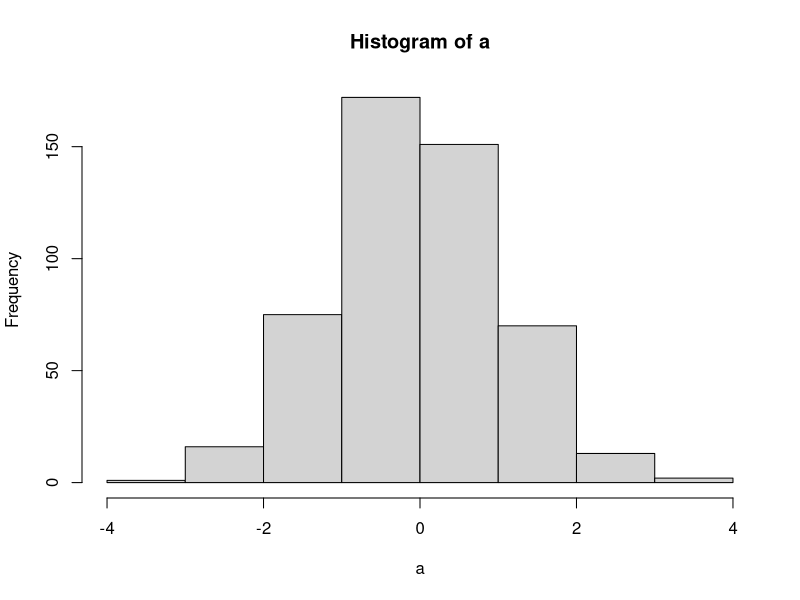
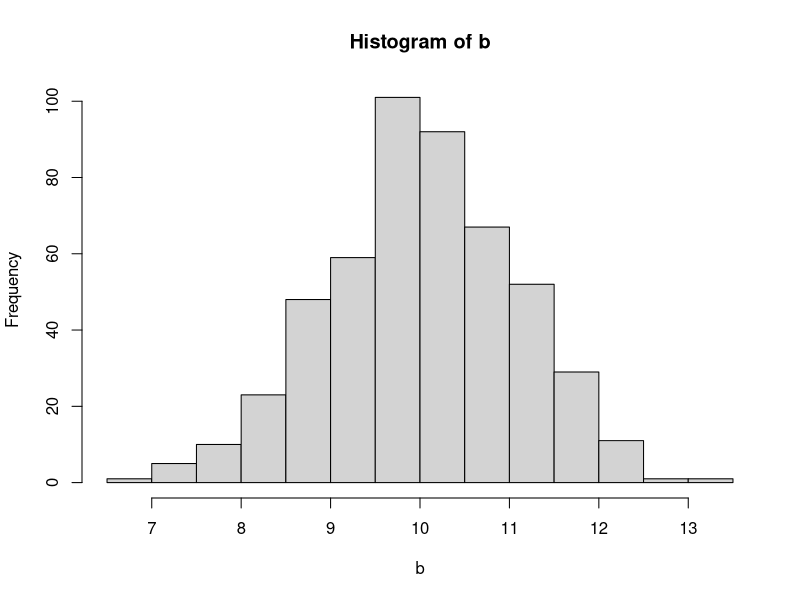
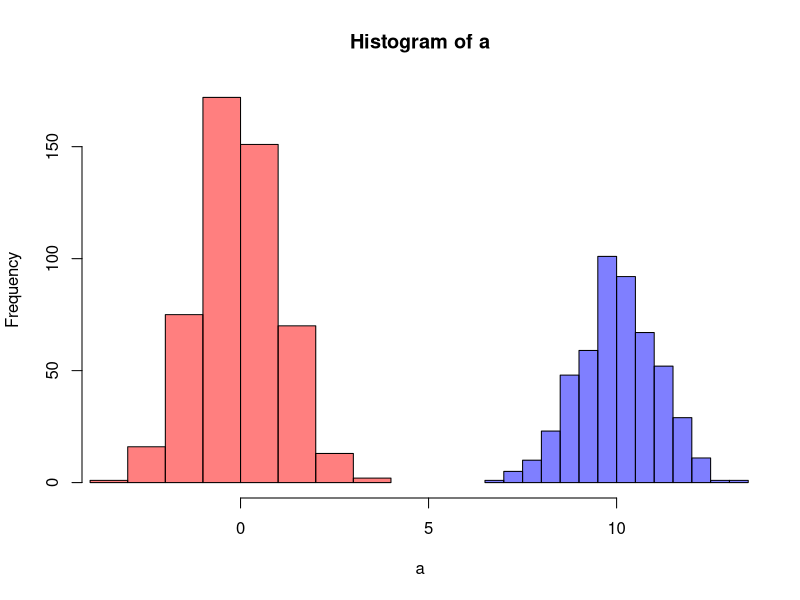
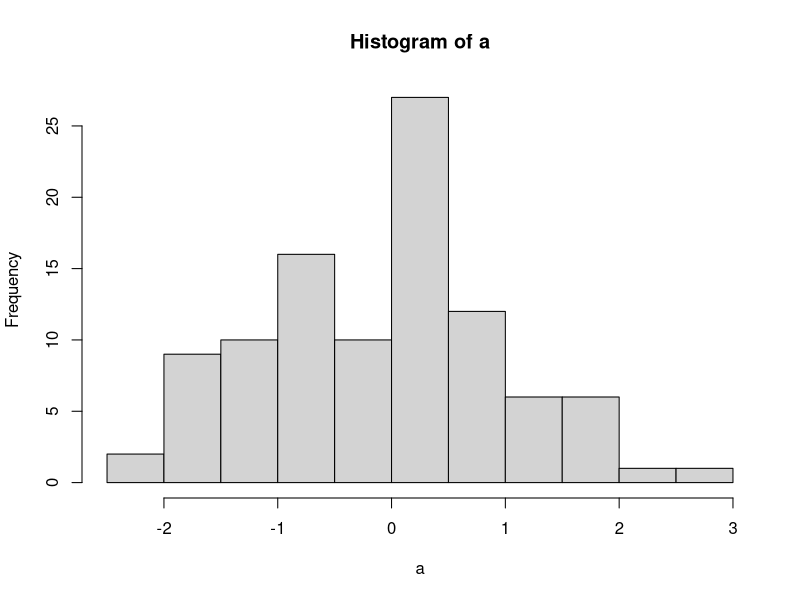
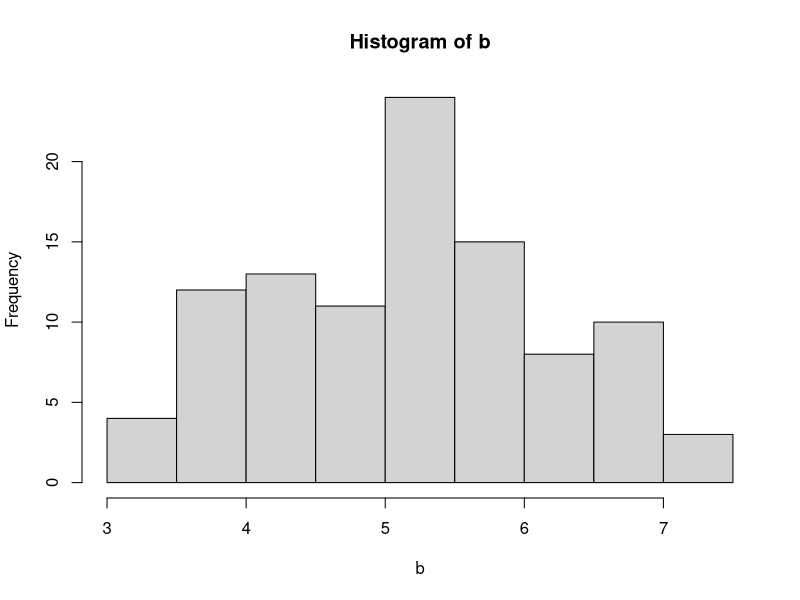
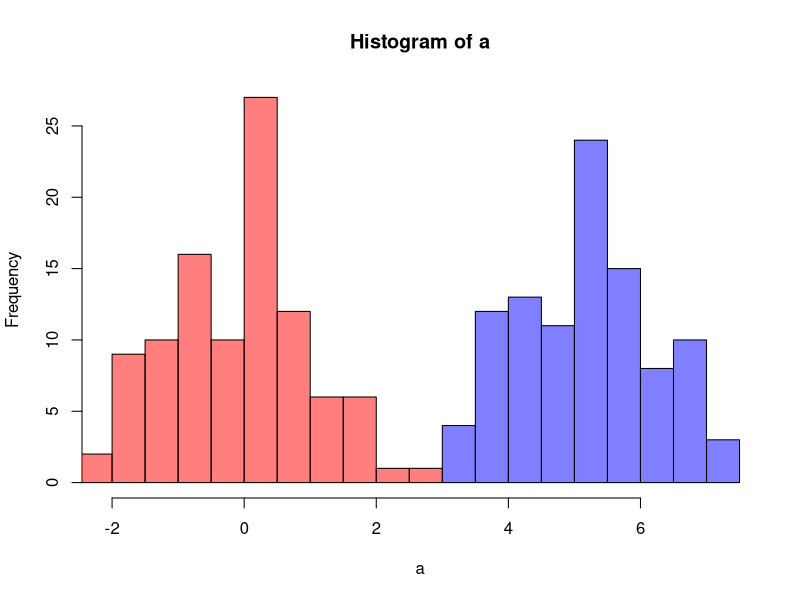
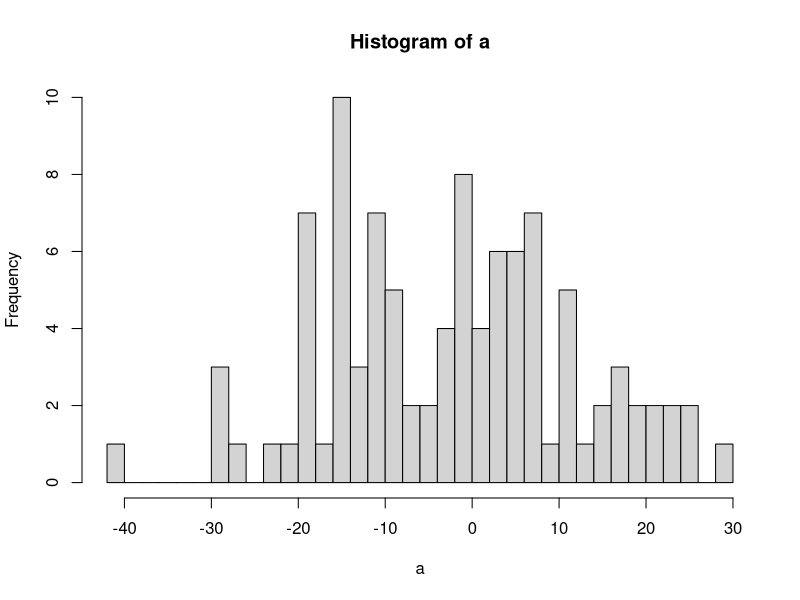
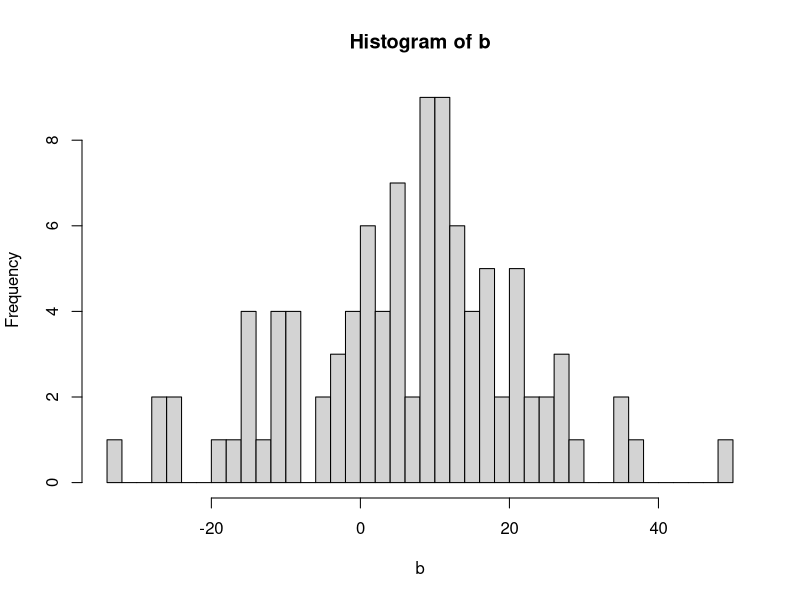

Write the R code that produced these figures, in order. (Note: this script raises an error after producing the figures.)
a<-rnorm(500,0,1)
b<-rnorm(500,10,1)
t.test(a,b)
p1<-hist(a)
p2<-hist(b)
plot( p1, col=rgb(1,0,0,1/2), xlim=c(min(c(a,b)),max(c(a,b))))  # first histogram
plot( p2, col=rgb(0,0,1,1/2), add=T)  # second


a<-rnorm(100,0,1)
b<-rnorm(100,5,1)
t.test(a,b)
p1<-hist(a)
p2<-hist(b)
plot( p1, col=rgb(1,0,0,1/2), xlim=c(min(c(a,b)),max(c(a,b))))  # first histogram
plot( p2, col=rgb(0,0,1,1/2), add=T)  # second

#p-value < 2.2e-16

a<-rnorm(100,0,15)
b<-rnorm(100,5,15)
t.test(a,b)
p1<-hist(a,breaks=30)
p2<-hist(b,breaks=30)
plot( p1, col=rgb(1,0,0,1/2), xlim=c(min(c(a,b)),max(c(a,b))))  # first histogram
plot( p2, col=rgb(0,0,1,1/2), add=T)  # second

sort(a)
sort(b)
#p-value < 2.2e-16


#fixed SD, fixed samples size, change the difference of mean

a<-rnorm(100,0,1)
b<-rnorm(100,1,1)
t.test(a,b)
p1<-hist(a)
p2<-hist(b)
plot( p1, col=rgb(1,0,0,1/2), xlim=c(min(c(a,b)),max(c(a,b))))  # first histogram
plot( p2, col=rgb(0,0,1,1/2), add=T)  # second


a<-rnorm(100,0,1)
b<-rnorm(100,0.1,1)
t.test(a,b)
p1<-hist(a)
p2<-hist(b)
plot( p1, col=rgb(1,0,0,1/2), xlim=c(min(c(a,b)),max(c(a,b))))  # first histogram
plot( p2, col=rgb(0,0,1,1/2), add=T)  # second





#fixed SD, fixed difference of mean, change the sample size

a<-rnorm(200,0,1)
b<-rnorm(200,2,1)
t.test(a,b)
p1<-hist(a)
p2<-hist(b)
plot( p1, col=rgb(1,0,0,1/2), xlim=c(min(c(a,b)),max(c(a,b))))  # first histogram
plot( p2, col=rgb(0,0,1,1/2), add=T)  # second

p-value < 2.2e-16

a<-rnorm(10,0,1)
b<-rnorm(10,2,1)
t.test(a,b)
p1<-hist(a)
p2<-hist(b)
plot( p1, col=rgb(1,0,0,1/2), xlim=c(min(c(a,b)),max(c(a,b))))  # first histogram
plot( p2, col=rgb(0,0,1,1/2), add=T)  # second

p-value = 0.00183

a<-rnorm(5,0,1)
b<-rnorm(5,2,1)
t.test(a,b)
p1<-hist(a)
p2<-hist(b)
plot( p1, col=rgb(1,0,0,1/2), xlim=c(min(c(a,b)),max(c(a,b))))  # first histogram
plot( p2, col=rgb(0,0,1,1/2), add=T)  # second

p-value = 0.0003101


a<-rnorm(3,0,1)
b<-rnorm(3,2,1)
t.test(a,b)
p1<-hist(a)
p2<-hist(b)
plot( p1, col=rgb(1,0,0,1/2), xlim=c(min(c(a,b)),max(c(a,b))))  # first histogram
plot( p2, col=rgb(0,0,1,1/2), add=T)  # second

p-value = 0.368


############################################

u1<-0
u2<-2
sd1<-1
sd2<-1
n1<-100
n2<-100
rounds<-10

u2_all<-seq(-40,40,by=2)/10
p_matrix<-matrix(0,length(u2_all),rounds)
rownames(p_matrix)<-as.character(u2_all)
colnames(p_matrix)<-1:rounds

for(i in 1:length(u2_all))
{
	u2<-u2_all[i]
	for(j in 1:rounds)
	{
		a<-rnorm(n1,u1,sd1)
		b<-rnorm(n2,u2,sd2)
		p_matrix[i,j]<-t.test(a,b)$p.value
	}
}

par(mfcol=c(2,2))
plot(u2_all,apply(p_matrix,1,mean))
abline(h=0.05,col=2,lty=2)
boxplot(t(p_matrix))
abline(h=0.05,col=2,lty=2)
boxplot(t(-log(p_matrix)))
abline(h=-log(0.05),col=2,lty=2)

############################################

u1<-0
u2<-0.1
sd1<-1
sd2<-1 
n1<-100
n2<-100
rounds<-10

sd2_all<-seq(1,100,by=2)/100
p_matrix<-matrix(0,length(sd2_all),rounds)
rownames(p_matrix)<-as.character(sd2_all)
colnames(p_matrix)<-1:rounds

for(i in 1:length(sd2_all))
{
	sd1<-sd2_all[i]
	sd2<-sd2_all[i]
	for(j in 1:rounds)
	{
		a<-rnorm(n1,u1,sd1)
		b<-rnorm(n2,u2,sd2)
		p_matrix[i,j]<-t.test(a,b)$p.value
	}
}

par(mfcol=c(2,2))
plot(sd2_all,apply(p_matrix,1,mean))
abline(h=0.05,col=2,lty=2)
boxplot(t(p_matrix))
abline(h=0.05,col=2,lty=2)
boxplot(t(-log(p_matrix)))
abline(h=-log(0.05),col=2,lty=2)


##########################################






